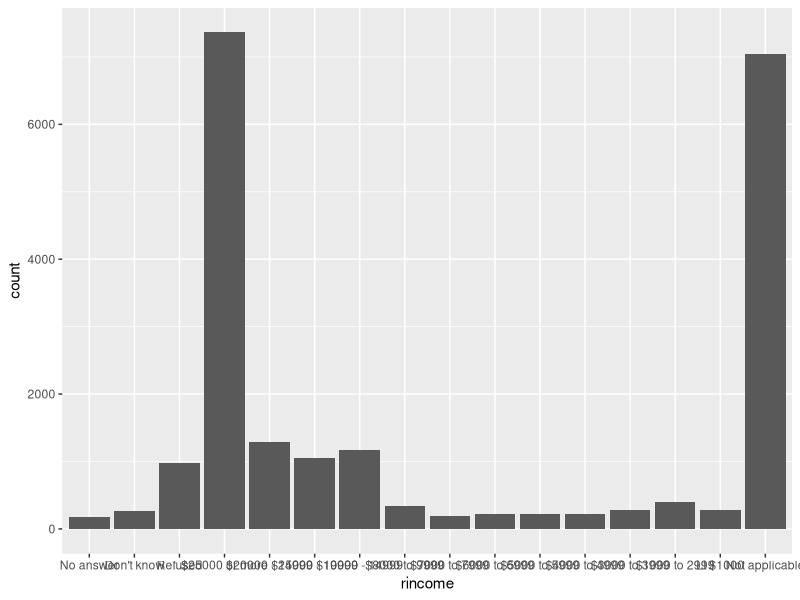
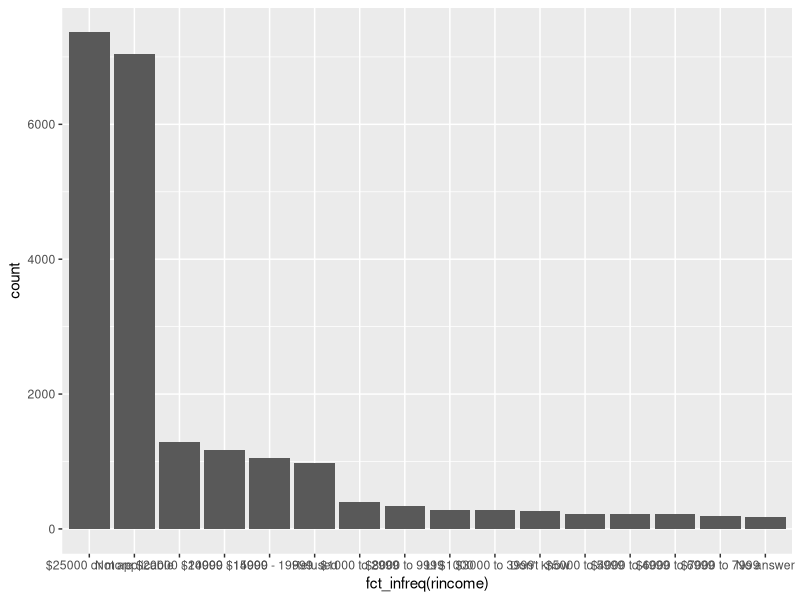
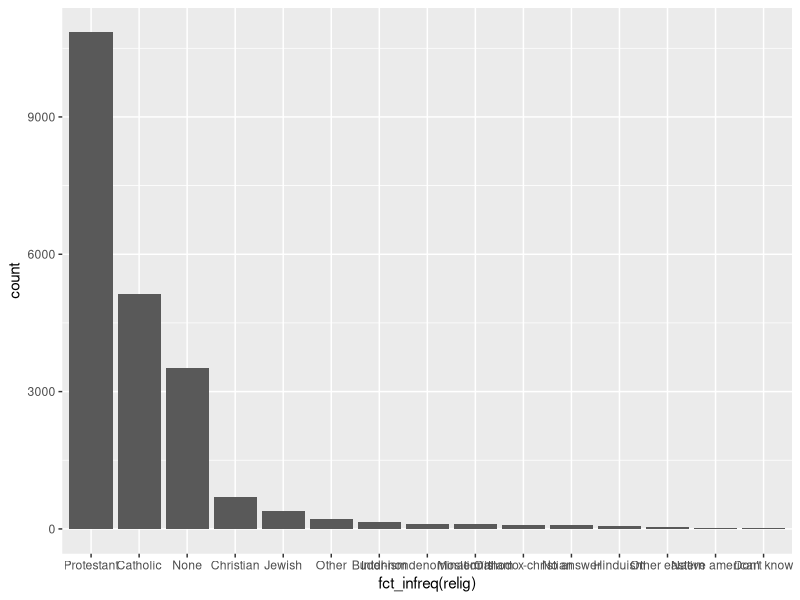
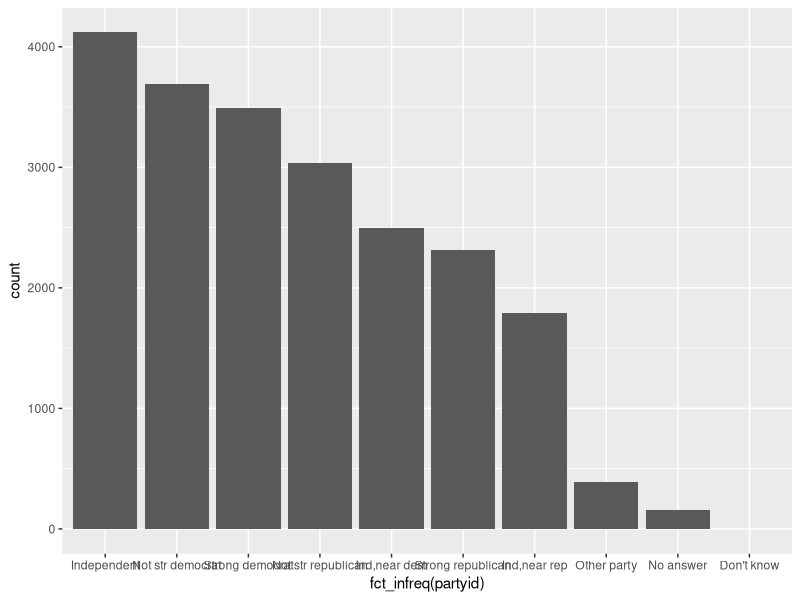
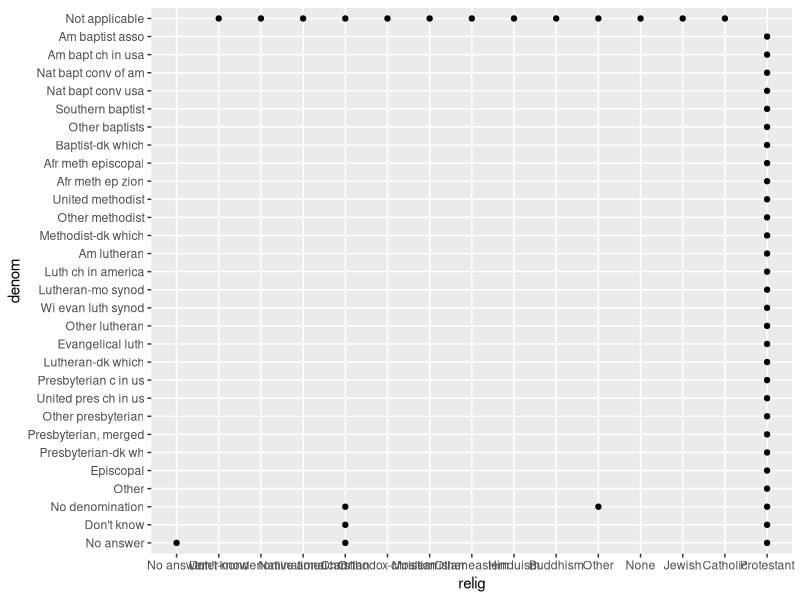

The R script that drew these images, in order:




# Ch16 - Factors
#===============================================================================


library(tidyverse)

# 16.3.1 Exercises

# Explore the distribution of rincome (reported income). What makes the default 
# bar chart hard to understand? How could you improve the plot?

# bar chart of rincome is hard to read since the value of the bars is
# neither increasing or decreasing

ggplot(gss_cat, aes(x = rincome)) +
  geom_bar()

# this makes it easier to understand

ggplot(gss_cat, aes(x = fct_infreq(rincome))) +
  geom_bar()


# What is the most common relig in this survey? What’s the most common partyid?

glimpse(gss_cat)

# religion - Protestant

ggplot(gss_cat, aes(x = fct_infreq(relig))) +
  geom_bar()

# partyid

ggplot(gss_cat, aes(x = fct_infreq(partyid))) +
  geom_bar()
  
# Which relig does denom (denomination) apply to? How can you find out with a 
# table? How can you find out with a visualization?

glimpse(gss_cat)

# Denomination only applies to Protestant 

df <- gss_cat |>
  group_by(relig, denom) |>
  count() |>
  print( n = 47)
  
df

ggplot(df, aes(x = relig, y = denom)) +
  geom_point()


